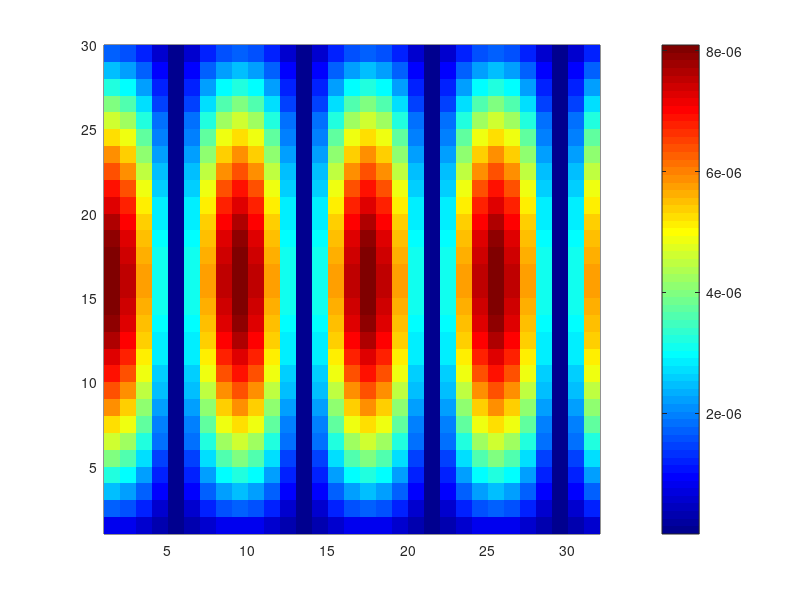

MATLAB code to generate this figure:
% This is based on V13 in overleaf. Have changed some things without
% checking in detial, I THINK it should be right now though...

%% Input
N = 32;
L = 2*pi;
h = pi;
alpha = 1;
g = 1;
DT = 1;
Atwo = 4*pi^2/L^2 + pi^2/h^2;
Ra = 8e2;
Pr = 1;
B = 0; %sqrt((0.32142957270183e-1)^2 + (0.19103339225036e-2)^2); % Taken from runs
C = 0; %sqrt((0.25311952084684e-1)^2 + (0.15043507137726e-2)^2);
%% Set up
nu = sqrt(h^3*Pr/Ra);
kappa = sqrt((h^3/(Ra*Pr)));
dx = L/N;
dy = h/(N-1); 
x = linspace(0, L - dx, N);
y = linspace(dy, h-dy, N-2);
yy = repelem(y, N);
xx = repmat(x, N-2);
xx = xx(1,:);

%% Making Mxxy
stencil = diag(-2*ones(1,N)) + diag(1*ones(1,N-1),1) + diag(1*ones(1,N-1),-1);
% Add periodic BCs in x
stencil(1,N) = 1; stencil(N,1) = 1;

off = diag(1*ones(1,N-1),1) + diag(-1*ones(1,N-1),-1);
Mxxy = kron(off, stencil);

% Adding homogenous BCs in y
Mxxy(:,1:N) = []; Mxxy(:,N^2-2*N+1:N^2-N) = [];
Mxxy(1:N,:) = []; Mxxy(N^2-2*N+1:N^2-N,:) = [];

% Adding factor in front
Mxxy = Mxxy/(2*dx^2*dy);

%% Making Mxyy
diagstencil = diag(-2*ones(1,N-1),1) + diag(2*ones(1,N-1),-1);
% Add periodic BCs in x
diagstencil(1,N) = 2; diagstencil(N,1) = -2;

offdiagstencil = diag(1*ones(1,N-1),1) + diag(-1*ones(1,N-1),-1);
% Add periodic BCs in x
offdiagstencil(1,N) = -1; offdiagstencil(N,1) = 1;

Mxyy = kron(eye(N), diagstencil) + kron(diag(1*ones(1,N-1),1) + diag(1*ones(1,N-1),-1), offdiagstencil);
% Adding homogenous BCs in y
Mxyy(:,1:N) = []; Mxyy(:,N^2-2*N+1:N^2-N) = [];
Mxyy(1:N,:) = []; Mxyy(N^2-2*N+1:N^2-N,:) = [];

% Adding factor in front
Mxyy = Mxyy/(2*dx*dy^2);

%% Making other Matrecies
% My
My = diag(0.5*ones(1,N-1),1) + diag(-0.5*ones(1,N-1),-1);
My = kron(My, eye(N));
My(:,1:N) = []; My(:,N^2-2*N+1:N^2-N) = [];
My(1:N,:) = []; My(N^2-2*N+1:N^2-N,:) = [];
My = My/(dy);

% Mx
Mx = diag(0.5*ones(1,N-1),1) + diag(-0.5*ones(1,N-1),-1);
Mx(1,N) = -0.5; Mx(N,1) = 0.5; % Periodic BCs
Mx = kron(eye(N), Mx);
Mx(:,1:N) = []; Mx(:,N^2-2*N+1:N^2-N) = [];
Mx(1:N,:) = []; Mx(N^2-2*N+1:N^2-N,:) = [];
Mx = Mx/(dx);

% Myy
Myy = diag(-2*ones(1,N)) + diag(1*ones(1,N-1),1) + diag(1*ones(1,N-1),-1);
Myy = kron(Myy, eye(N));
Myy(:,1:N) = []; Myy(:,N^2-2*N+1:N^2-N) = [];
Myy(1:N,:) = []; Myy(N^2-2*N+1:N^2-N,:) = [];
Myy = Myy/(dy^2);

% Mxx
Mxx = diag(-2*ones(1,N)) + diag(1*ones(1,N-1),1) + diag(1*ones(1,N-1),-1);
Mxx(1,N) = 1; Mxx(N,1) = 1; % Periodic BCs
Mxx = kron(eye(N), Mxx);
Mxx(:,1:N) = []; Mxx(:,N^2-2*N+1:N^2-N) = [];
Mxx(1:N,:) = []; Mxx(N^2-2*N+1:N^2-N,:) = [];
Mxx = Mxx/(dx^2);

% Myyy
Myyy = diag(-1*ones(1,N-1),1) + diag(0.5*ones(1,N-2),2) + diag(1*ones(1,N-1),-1) + diag(-0.5*ones(1,N-2),-2);
Myyy = kron(Myyy, eye(N));
Myyy(:,1:N) = []; Myyy(:,N^2-2*N+1:N^2-N) = [];
Myyy(1:N,:) = []; Myyy(N^2-2*N+1:N^2-N,:) = [];
Myyy = Myyy/(dy^3);

% Mxxx
Mxxx = diag(-1*ones(1,N-1),1) + diag(0.5*ones(1,N-2),2) + diag(1*ones(1,N-1),-1) + diag(-0.5*ones(1,N-2),-2);
Mxxx(1,N) = 1; Mxxx(N,1) = -1; % Periodic BCs
Mxxx(N,2) = 0.5; Mxxx(N-1,1) = 0.5; % Periodic BCs
Mxxx(1,N-1) = -0.5; Mxxx(2,N) = -0.5; % Periodic BCs
Mxxx = kron(eye(N), Mxxx);
Mxxx(:,1:N) = []; Mxxx(:,N^2-2*N+1:N^2-N) = [];
Mxxx(1:N,:) = []; Mxxx(N^2-2*N+1:N^2-N,:) = [];
Mxxx = Mxxx/(dx^3);

% Myyyy
Myyyy = diag(6*ones(1,N),0) + diag(-4*ones(1,N-1),1) + diag(1*ones(1,N-2),2) + diag(-4*ones(1,N-1),-1) + diag(1*ones(1,N-2),-2);
Myyyy = kron(Myyyy, eye(N));
Myyyy(:,1:N) = []; Myyyy(:,N^2-2*N+1:N^2-N) = [];
Myyyy(1:N,:) = []; Myyyy(N^2-2*N+1:N^2-N,:) = [];
Myyyy = Myyyy/(dy^4);

% Mxxx
Mxxxx = diag(6*ones(1,N),0) + diag(-4*ones(1,N-1),1) + diag(1*ones(1,N-2),2) + diag(-4*ones(1,N-1),-1) + diag(1*ones(1,N-2),-2);
Mxxxx(1,N) = -4; Mxxxx(N,1) = -4; % Periodic BCs
Mxxxx(N,2) = 1; Mxxxx(N-1,1) = 1; % Periodic BCs
Mxxxx(1,N-1) = 1; Mxxxx(2,N) = 1; % Periodic BCs
Mxxxx = kron(eye(N), Mxxxx);
Mxxxx(:,1:N) = []; Mxxxx(:,N^2-2*N+1:N^2-N) = [];
Mxxxx(1:N,:) = []; Mxxxx(N^2-2*N+1:N^2-N,:) = [];
Mxxxx = Mxxxx/(dx^4);

%% Sin and Cos
sinx = diag(sin((2*pi/L)*xx));
cosx = diag(cos((2*pi/L)*xx));
siny = diag(sin((pi/h)*yy));
cosy = diag(cos((pi/h)*yy));

%%
D = (Mxx + Myy);
E = (4*B*pi/L)*(Mxxy + Myyy + Atwo*My)*cosx*siny - (2*B*pi/h)*(Mxxx + Mxyy + Atwo*Mx)*cosy*sinx + nu*(Mxxxx + Myyyy);
F = g*alpha*Mx;
%G = siny;
H = -(4*C*pi/L)*My*siny*sinx-(2*C*pi/h)*Mx*cosy*cosx + (DT/h)*Mx;
K = (4*B*pi/L)*My*siny*cosx-(2*B*pi/h)*Mx*cosy*sinx + kappa*(Mxx + Myy);

iD = inv(D);
%ciG = inv(G);

Ehat = E*iD;
Fhat = F*iD;
Hhat = H;
Khat = K;

M = [Ehat Fhat; Hhat Khat];

[V,sigma] = eig(M); % Solving the eigs problem

%% Plotting eigenfunction
Column = V(:,1);
Column = Column(1:length(Column)/2);
Column = abs(Column);
Mat = reshape(Column, [N, N-2]);
figure
pcolor(Mat');
shading flat
colormap('jet')
colorbar
